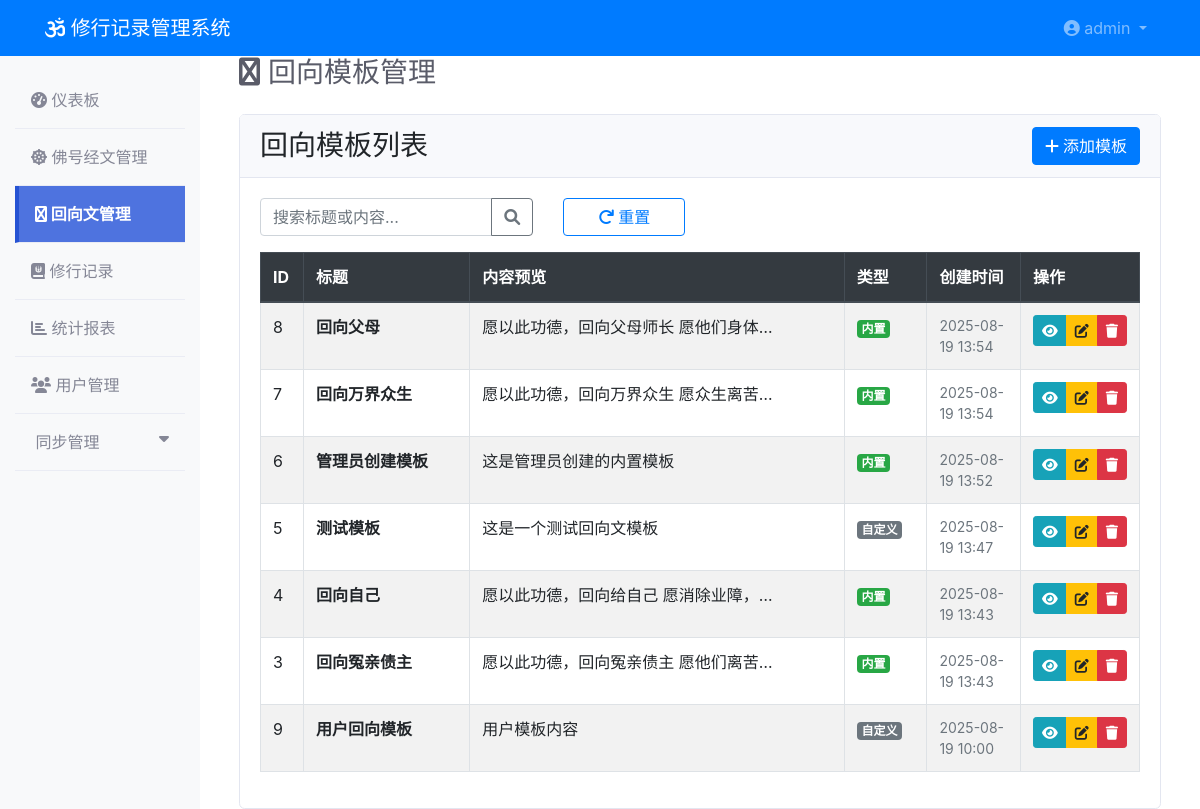
Screenshot of /dedication/ (signed in) with the database file from the repository.
### models/user.py (models this page shows, shortened)
class AdminUser(UserMixin, db.Model):
    __tablename__ = 'admin_users'
    id = db.Column(db.Integer, primary_key=True)
    username = db.Column(db.String(80), unique=True, nullable=False)
    email = db.Column(db.String(120), unique=True, nullable=False)
    password_hash = db.Column(db.String(255), nullable=False)
    is_active = db.Column(db.Boolean, default=True)
    created_at = db.Column(db.DateTime, default=datetime.utcnow)
    last_login = db.Column(db.DateTime)

### models/dedication_template.py (models this page shows, shortened)
class DedicationTemplate(db.Model):
    __tablename__ = 'dedication_templates'
    id = db.Column(db.Integer, primary_key=True)
    title = db.Column(db.String(200), nullable=False)
    content = db.Column(db.Text, nullable=False)
    is_built_in = db.Column(db.Boolean, default=False)  # 是否为内置模板
    created_at = db.Column(db.DateTime, default=datetime.utcnow)
    updated_at = db.Column(db.DateTime, default=datetime.utcnow, onupdate=datetime.utcnow)

### routes/dedication.py (the view, shortened to what this page needs)
@dedication_bp.route('/')
@login_required
def index():
    search = request.args.get('search', '').strip()
    page = request.args.get('page', 1, type=int)
    per_page = 20
    query = DedicationTemplate.query
    templates = query.order_by(DedicationTemplate.created_at.desc()).paginate(
        page=page, per_page=per_page, error_out=False
    )
    return render_template('dedication/index.html',
                         templates=templates.items,
                         pagination=templates,
                         search=search)

### utils/db_monitor.py (called while the page is built)
def init_db_monitoring(app):
    @app.before_request
    def before_request():
        if not DatabaseMonitor.check_health():
            logger.warning("数据库连接异常，尝试重新连接")
            DatabaseMonitor.cleanup_connections()
    @app.after_request
    def after_request(response):
        try:
            db.session.remove()
        except Exception as e:
            logger.error(f"清理session失败: {e}")
        return response
    @app.teardown_appcontext
    def shutdown_session(exception=None):
        try:
            db.session.remove()
        except Exception as e:
            logger.error(f"teardown session失败: {e}")

    @staticmethod
    def check_health():
        try:
            result = db.session.execute(text('SELECT 1'))
            return True
        except Exception as e:
            logger.error(f"数据库健康检查失败: {e}")
            return False

### templates/dedication/index.html (shortened to what this page needs)
{% extends "base.html" %}
{% block content %}
<div class="container-fluid">
    <div class="d-sm-flex align-items-center justify-content-between mb-4">
        <h1 class="h3 mb-0 text-gray-800">
            <i class="fas fa-hands mr-2"></i>回向模板管理
        </h1>
    </div>
    <div class="row">
        <div class="col-12">
            <div class="card">
                <div class="card-header d-flex justify-content-between align-items-center">
                    <h3 class="card-title mb-0">回向模板列表</h3>
                    <button type="button" class="btn btn-primary" data-toggle="modal" data-target="#addTemplateModal">
                        <i class="fas fa-plus mr-1"></i>添加模板
                    </button>
                </div>
                <div class="card-body">
                    <div class="row mb-3">
                        <div class="col-md-4">
                            <div class="input-group">
                                <input type="text" class="form-control" id="searchInput" placeholder="搜索标题或内容...">
                                <div class="input-group-append">
                                    <button class="btn btn-outline-secondary" type="button" onclick="searchDedications()">
                                        <i class="fas fa-search"></i>
                                    </button>
                                </div>
                            </div>
                        </div>
                        <div class="col-md-2">
                            <button class="btn btn-outline-primary btn-block" onclick="resetSearch()">
                                <i class="fas fa-redo mr-1"></i>重置
                            </button>
                        </div>
                    </div>
                    <div class="table-responsive">
                        <table class="table table-bordered table-striped">
                            <thead class="thead-dark">
                                <tr>
                                    <th width="5%">ID</th>
                                    <th width="25%">标题</th>
                                    <th width="45%">内容预览</th>
                                    <th width="10%">类型</th>
                                    <th width="12%">创建时间</th>
                                    <th width="8%">操作</th>
                                </tr>
                            </thead>
                            <tbody>
                                {% for template in templates %}
                                <tr>
                                    <td>{{ template.id }}</td>
                                    <td><strong>{{ template.title }}</strong></td>
                                    <td>
                                        <span class="text-truncate" style="max-width: 300px; display: inline-block;" title="{{ template.content }}">
                                            {{ template.content[:80] }}{% if template.content|length > 80 %}...{% endif %}
                                        </span>
                                    </td>
                                    <td>
                                        {% if template.is_built_in %}
                                        <span class="badge badge-success">内置</span>
                                        {% else %}
                                        <span class="badge badge-secondary">自定义</span>
                                        {% endif %}
                                    </td>
                                    <td class="small text-muted">
                                        {{ template.created_at.strftime('%Y-%m-%d %H:%M') }}
                                    </td>
                                    <td>
                                        <div class="btn-group btn-group-sm">
                                            <button class="btn btn-info btn-sm" onclick="viewTemplate({{ template.id }})" title="查看">
                                                <i class="fas fa-eye"></i>
                                            </button>
                                            <button class="btn btn-warning btn-sm" onclick="editTemplate({{ template.id }})" title="编辑">
                                                <i class="fas fa-edit"></i>
                                            </button>
                                            <button class="btn btn-danger btn-sm" onclick="deleteTemplate({{ template.id }})" title="删除">
                                                <i class="fas fa-trash"></i>
                                            </button>
                                        </div>
                                    </td>
                                </tr>
                                {% endfor %}
                            </tbody>
                        </table>
                    </div>
                </div>
            </div>
        </div>
    </div>
</div>
{% endblock %}

### templates/base.html (shortened to what this page needs)
<!DOCTYPE html>
<html lang="zh-CN">
<head>
    <link href="https://cdn.jsdelivr.net/npm/bootstrap@4.6.2/dist/css/bootstrap.min.css" rel="stylesheet">
    <link href="{{ url_for('static', filename='css/fontawesome-fixed.css') }}" rel="stylesheet">
    <link href="https://cdn.datatables.net/1.11.5/css/dataTables.bootstrap4.min.css" rel="stylesheet">
</head>
<body>
    {% if current_user.is_authenticated %}
    <nav class="navbar navbar-expand-lg navbar-dark bg-primary">
        <div class="container">
            <a class="navbar-brand" href="{{ url_for('main.dashboard') }}">
                <i class="fas fa-om"></i> 修行记录管理系统
            </a>
            <div class="navbar-nav ml-auto">
                <div class="nav-item dropdown">
                    <a class="nav-link dropdown-toggle" href="#" id="navbarDropdown" role="button" data-toggle="dropdown">
                        <i class="fas fa-user-circle"></i> {{ current_user.username }}
                    </a>
                </div>
            </div>
        </div>
    </nav>
    <div class="container-fluid">
        <div class="row">
            <nav class="col-md-3 col-lg-2 d-md-block bg-light sidebar">
                <div class="pt-3">
                    <ul class="nav flex-column">
                        <li class="nav-item">
                            <a class="nav-link {{ 'active' if request.endpoint == 'main.dashboard' }}" href="{{ url_for('main.dashboard') }}">
                                <i class="fas fa-tachometer-alt"></i> 仪表板
                            </a>
                        </li>
                        <li class="nav-item">
                            <a class="nav-link {{ 'active' if request.endpoint and request.endpoint.startswith('chanting.') }}" href="{{ url_for('chanting.index') }}">
                                <i class="fas fa-dharmachakra"></i> 佛号经文管理
                            </a>
                        </li>
                        <li class="nav-item">
                            <a class="nav-link {{ 'active' if request.endpoint and request.endpoint.startswith('dedication.') }}" href="{{ url_for('dedication.index') }}">
                                <i class="fas fa-hands"></i> 回向文管理
                            </a>
                        </li>
                        <li class="nav-item">
                            <a class="nav-link {{ 'active' if request.endpoint and request.endpoint.startswith('records.') }}" href="{{ url_for('records.index') }}">
                                <i class="fas fa-journal-whills"></i> 修行记录
                            </a>
                        </li>
                        <li class="nav-item">
                            <a class="nav-link {{ 'active' if request.endpoint and request.endpoint.startswith('stats.') }}" href="{{ url_for('stats.index') }}">
                                <i class="fas fa-chart-bar"></i> 统计报表
                            </a>
                        </li>
                        <li class="nav-item">
                            <a class="nav-link {{ 'active' if request.endpoint and request.endpoint.startswith('users.') }}" href="{{ url_for('users.index') }}">
                                <i class="fas fa-users"></i> 用户管理
                            </a>
                        </li>
                        <li class="nav-item">
                            <a class="nav-link {{ 'active' if request.endpoint and request.endpoint.startswith('sync_management.') }}" href="#" data-toggle="collapse" data-target="#syncSubmenu" aria-expanded="false">
                                 同步管理 <i class="fas fa-caret-down float-right"></i>
                            </a>
                        </li>
                    </ul>
                </div>
            </nav>
            <main class="col-md-9 ml-sm-auto col-lg-10 px-md-4">
                {% endif %}
                {% block content %}{% endblock %}
                {% if current_user.is_authenticated %}
            </main>
        </div>
    </div>
    {% endif %}
</body>
</html>

### templates/base.html (style rules this page uses)
.text-gray-800 { color: #5a5c69 !important; }
.sidebar { min-height: calc(100vh - 56px); background-color: #f8f9fc; }
.sidebar .nav-link { color: #858796; padding: 1rem; border-bottom: 1px solid #eaecf4; }
.sidebar .nav-link.active { color: #fff !important; background-color: #4e73df !important; border-left: 4px solid #2653d3; font-weight: bold; }
.card { border: 1px solid #e3e6f0; border-radius: 0.35rem; }
.card-header { background-color: #f8f9fc; border-bottom: 1px solid #e3e6f0; }
.table-responsive { min-height: 400px; }
.container-fluid { min-height: calc(100vh - 56px); }
main { min-height: calc(100vh - 56px); }

### rows the page displays
AdminUser: username "admin"
DedicationTemplate: id "8", title "回向父母", content "愿以此功德，回向父母师长 愿他们身体…", is_built_in "内置", created_at "2025-08-19 13:54"
DedicationTemplate: id "7", title "回向万界众生", content "愿以此功德，回向万界众生 愿众生离苦…", is_built_in "内置", created_at "2025-08-19 13:54"
DedicationTemplate: id "6", title "管理员创建模板", content "这是管理员创建的内置模板", is_built_in "内置", created_at "2025-08-19 13:52"
DedicationTemplate: id "5", title "测试模板", content "这是一个测试回向文模板", is_built_in "自定义", created_at "2025-08-19 13:47"
DedicationTemplate: id "4", title "回向自己", content "愿以此功德，回向给自己 愿消除业障，…", is_built_in "内置", created_at "2025-08-19 13:43"
DedicationTemplate: id "3", title "回向冤亲债主", content "愿以此功德，回向冤亲债主 愿他们离苦…", is_built_in "内置", created_at "2025-08-19 13:43"
DedicationTemplate: id "9", title "用户回向模板", content "用户模板内容", is_built_in "自定义", created_at "2025-08-19 10:00"
